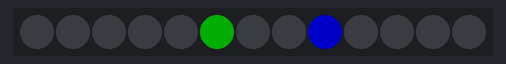
Recording of a sketch running on a simulated Arduino Uno, built with avr-gcc and run on an emulated ATmega328P. Parts: 13 RGB LEDs in strip order, left to right. Dim RGB values are drawn brighter than linear.

Above: at 1.15 s.
At 4.79 s:
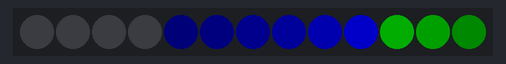
At 8.42 s:
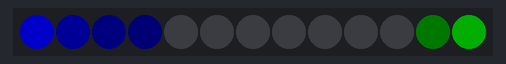
At 15.7 s:
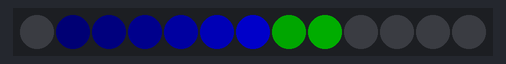
At 22.98 s:
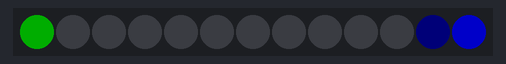
At 30.56 s:
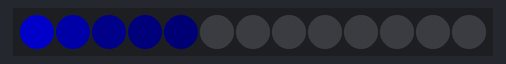

The sketch:

fckdfixd-bike-lights.ino
```cpp
#include "FastLED.h"                                          // FastLED library.

#if FASTLED_VERSION < 3001000
#error "Requires FastLED 3.1 or later; check github for latest code."
#endif

#define LED_PIN 2
#define COLOR_ORDER GRB
#define LED_TYPE WS2812
#define NUM_LEDS 13

uint8_t maxBright = 128;
struct CRGB leds[NUM_LEDS];
uint8_t fade = 50;

void setup() {
  delay(1000);  // Startup delay
  LEDS.addLeds<LED_TYPE, LED_PIN, COLOR_ORDER>(leds, NUM_LEDS);
  FastLED.setBrightness(maxBright);
  FastLED.setMaxPowerInVoltsAndMilliamps(5, 500);
}

void loop () {
  uint8_t alpha = beatsin8(31, 0, NUM_LEDS - 1);
  uint8_t beta = beatsin8(27, 0, NUM_LEDS - 1);

  leds[alpha] = CRGB::Green;
  leds[beta] = CRGB::Blue;

  FastLED.show();
  fadeToBlackBy(leds, NUM_LEDS, fade);

  FastLED.delay(1000/60);
}
```
